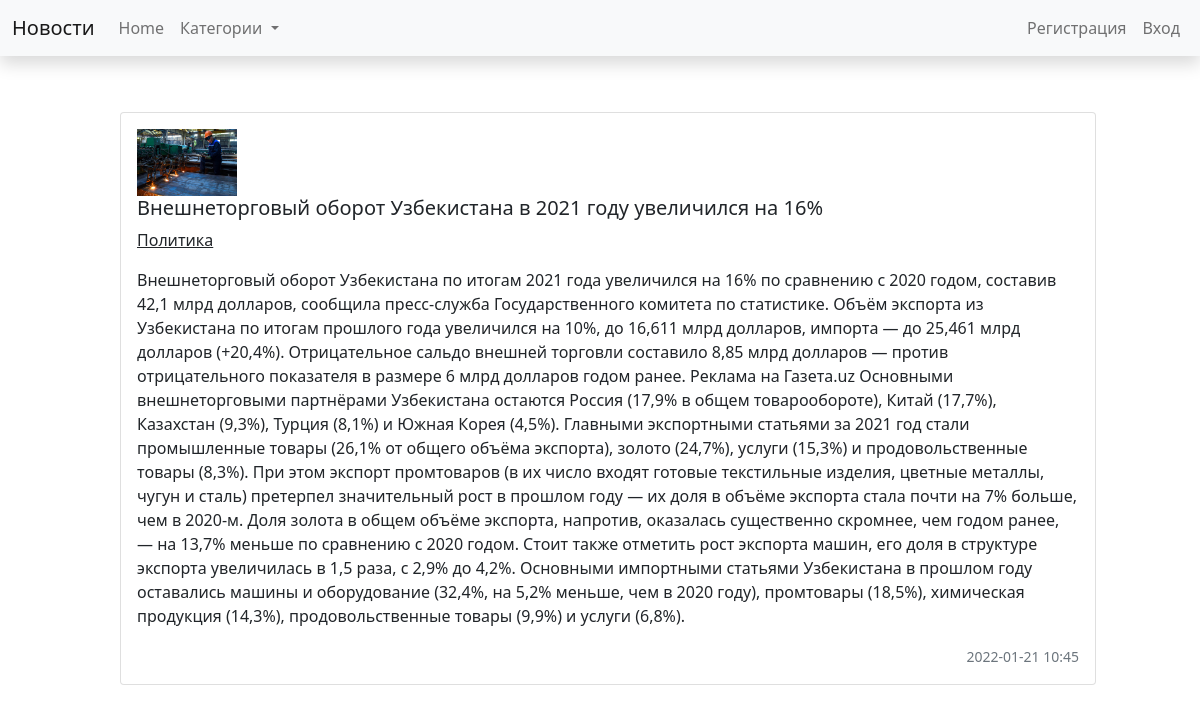
The page /new/3/ on the database its author committed.
### news/models.py (models this page shows, shortened)
class News(models.Model):
    category = models.ForeignKey('Categories', verbose_name='Категория', on_delete=models.PROTECT, null=True)
    title = models.CharField(verbose_name='Название', max_length=150)
    content = models.TextField(verbose_name='Текст', blank=True)
    created_at = models.DateTimeField(verbose_name='Дата создания', auto_now_add=True)
    updated_at = models.DateTimeField(verbose_name='Дата обновления', auto_now=True)
    photo = models.ImageField(verbose_name='Фото', upload_to='news_poster/%Y/%m/%d/')
    is_published = models.BooleanField(verbose_name='Черновик', default=False)
    class Meta:
        verbose_name = 'Новость'
        verbose_name_plural = 'Новости'
        ordering = ['-created_at']

class Categories(models.Model):
    title = models.CharField(verbose_name='Название категории', max_length=150, db_index=True)
    def __str__(self):
        return self.title
    def get_absolute_url(self):
        return reverse('get_categories', kwargs={'category_id': self.pk})
    class Meta:
        verbose_name = 'Категория'
        verbose_name_plural = 'Категории'

### news/views.py (the view)
# urls.py: path('new/<int:pk>/', NewDetail.as_view(), name="new_detail"),
class NewDetail(DetailView):
    model = News
    context_object_name = 'new'

### news/templatetags/news_tags.py (called while the page is built)
@register.simple_tag()
def get_categories():
    return Categories.objects.all()

### news/templates/news/news_detail.html (shortened to what this page needs)
{% extends 'news/base.html' %}
{% block content %}
<div class="col-12 m-2">
    <div class="card">
        <div class="card-body">
            <img src="{{ new.photo.url }}" width="100" class="float-left" alt="">
            <h5 class="card-title">{{ new.title }}</h5>
            <p class="card-text"><small class="text-muted"></small><a href="{{ new.category.get_absolute_url }}" class="link-dark">{{ new.category }}</a></small></p>
            <p class="card-text">{{ new.content }}</p>
            <p class="card-text text-end"><small class="text-muted">{{ new.created_at|date:"Y-m-d H:i" }}</small></p>
        </div>
    </div>
</div>
{% endblock %}

### DjangoNews/static/css/style.css (style rules this page uses)
body { background-color: rgb(241, 241, 241); }

### rows shown on the page
News: photo (picture), title "Внешнеторговый оборот Узбекистана в 2021 году увеличился на 16%", category "Политика", content "Внешнеторговый оборот Узбекистана по итогам 2021 года увеличился на 16% по сравнению с 2020 годом, составив 42,1 млрд долларов, сообщила пресс-служба Государственного комитета по статистике. Объём экспорта из Узбекистана по итогам прошлого года увеличился на 10%, до 16,611 млрд долларов, импорта — до 25,461 млрд долларов (+20,4%). Отрицательное сальдо внешней торговли составило 8,85 млрд долларов — против отрицательного показателя в размере 6 млрд долларов годом ранее. Реклама на Газета.uz Основными внешнеторговыми партнёрами Узбекистана остаются Россия (17,9% в общем товарообороте), Китай (17,7%), Казахстан (9,3%), Турция (8,1%) и Южная Корея (4,5%). Главными экспортными статьями за 2021…", created_at "2022-01-21 10:45"
